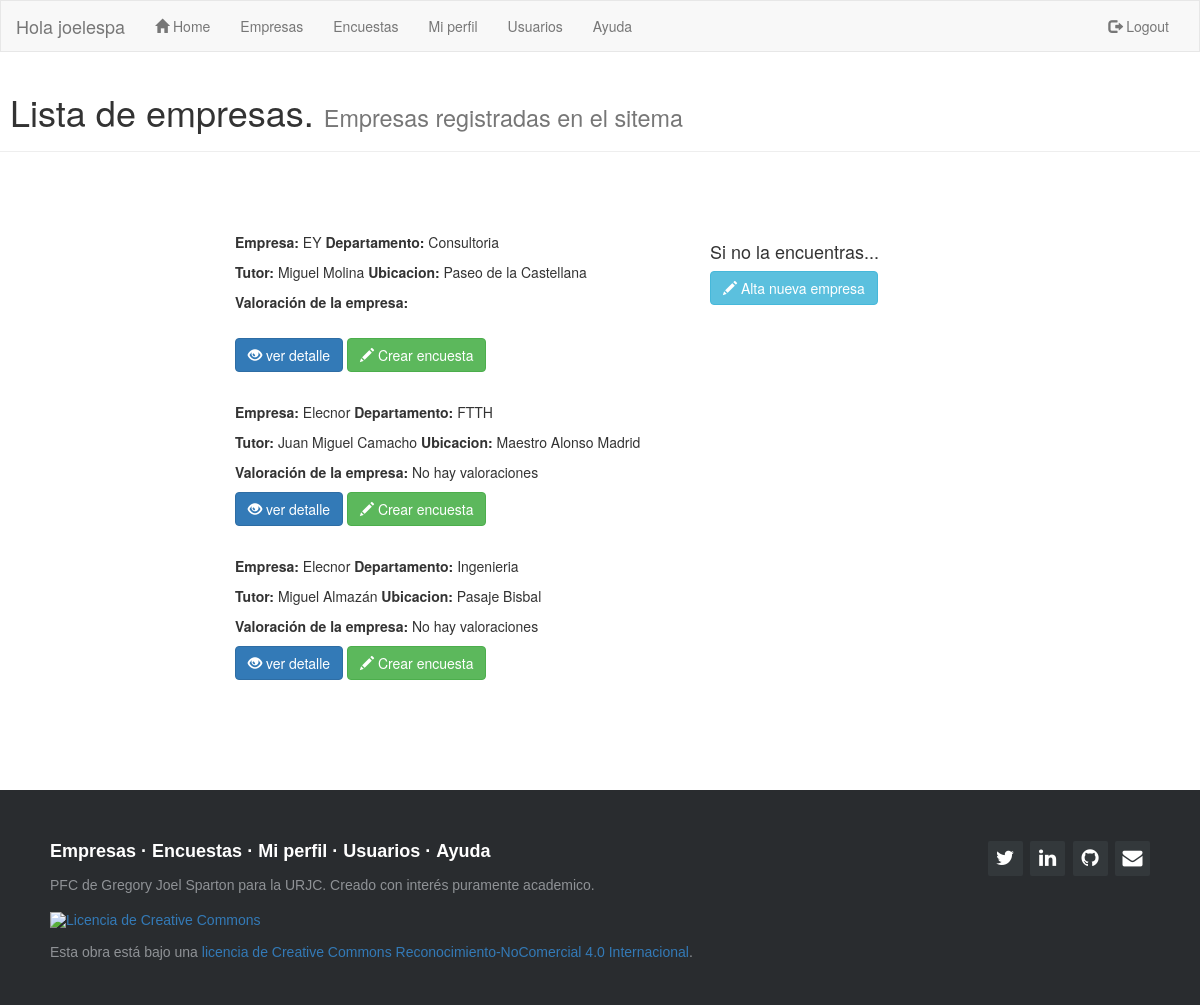
/empresas/ (signed in), run on an earlier commit of the app's database.
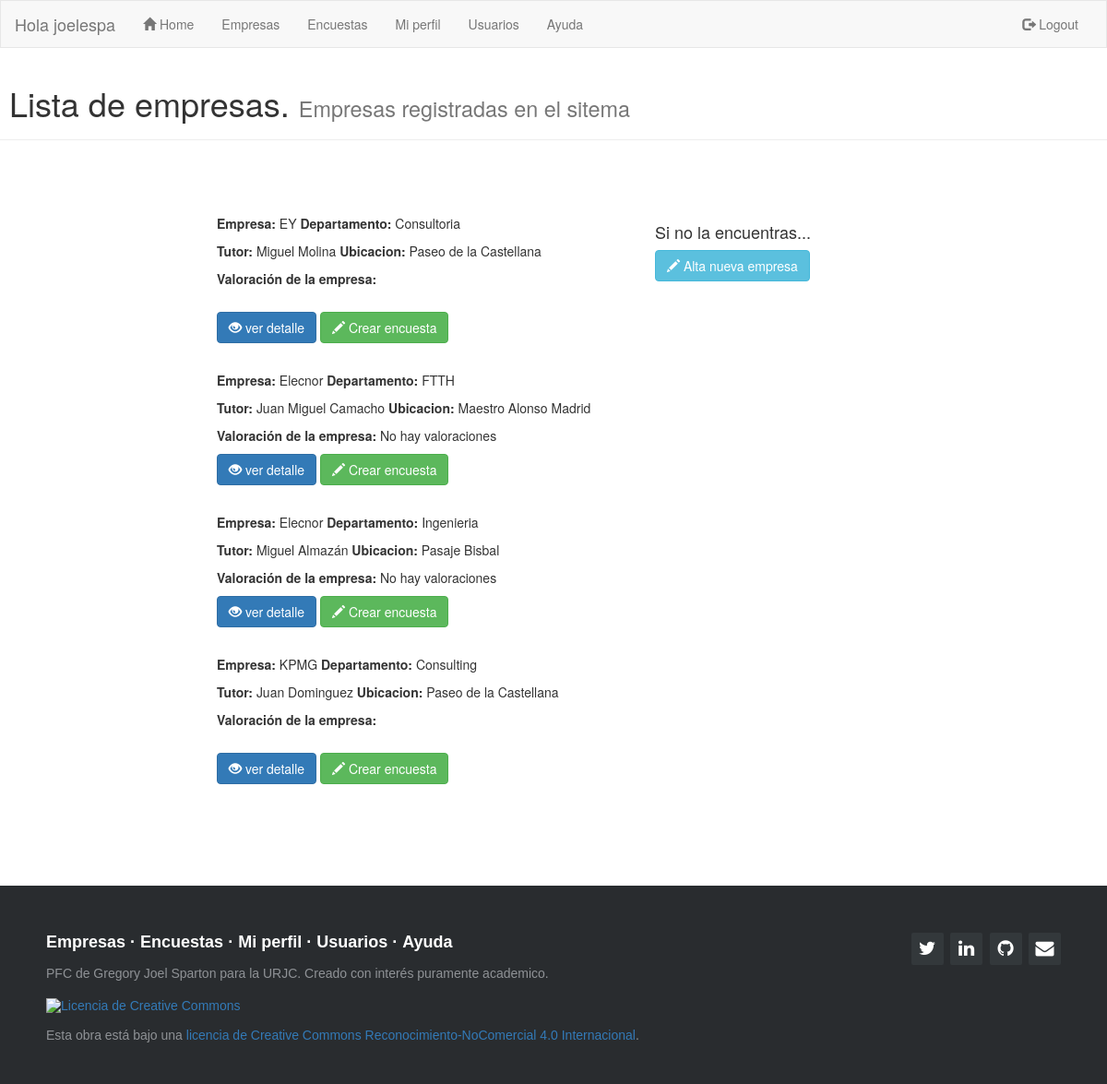
And on a later commit of the database.
### sopa/models.py (models this page shows)
class empresas (models.Model):
    nombre_empresa = models.TextField(max_length=30,null=True,blank=True,default='')
    created_date = models.DateTimeField(default=timezone.now)
    ubicacion = models.TextField(max_length=40,null=True,blank=True,default='')
    tutor = models.TextField(max_length=25,null=True,blank=True,default='')
    departamento = models.TextField(max_length=20,null=True,blank=True,default='')
    valoracion = models.IntegerField(null=True,blank=True,default='0')

### sopa/views.py (the view)
# urls.py: url(r'^empresas/$', views.lista_empresas, name='lista_empresas'),
@login_required
def lista_empresas(request):
    empresa = empresas.objects.all().order_by('nombre_empresa')
    for x in empresa:
        notamedia(x)
    return render(request, 'sopa/lista_empresas.html', {'titulo': 'SOPA lista empresas' ,'empresas' : empresa})

### sopa/templates/sopa/lista_empresas.html
{% extends "sopa/index.html" %}
{% block content %}
<div class="page-header">
  <h1>&nbsp;Lista de empresas. <small>Empresas registradas en el sitema</small>            </h1>
</div>
<div class="container">
    <br />
    <br />
    <br />
 <div class ="col-md-5 col-md-offset-2">
   {% for empresa in empresas %}
    <p><b>Empresa:</b>  {{empresa.nombre_empresa}} <b>Departamento:</b>  {{empresa.departamento}}
    <p><b>Tutor:</b>  {{empresa.tutor}} <b>Ubicacion:</b>  {{empresa.ubicacion}} </p>
    <p><b>Valoración de la empresa:</b>
      {%if empresa.valoracion != 0%} <span class="rating-static rating-{{empresa.valoracion}}0"></span></p>
      {%else%} No hay valoraciones</p>
      {%endif%}
    <p><a href= '/empresas/{{empresa.pk}}' class="btn btn-primary" role="button">
      <span class="glyphicon glyphicon-eye-open" aria-hidden="true"></span>    ver detalle</a></span>
      <a href= "/encuesta/nueva/{{empresa.nombre_empresa}}/{{empresa.departamento}}/{{empresa.tutor}}"  class="btn btn-success" role="button">
        <span class="glyphicon glyphicon-pencil" aria-hidden="true"></span>    Crear encuesta</a></span></p>
    <br>
  {% endfor %}
  </div>
  <div class="col-md-3">
    <h4>Si no la encuentras...</h4>
    <p><a href= '/empresas/new' class="btn btn-info" role="button">
      <span class="glyphicon glyphicon-pencil" aria-hidden="true"></span>    Alta nueva empresa</a></span></p>
  </div>
</div>
{% endblock content %}

What changed in the data, as far as the page shows it:
added empresas: nombre_empresa "KPMG", departamento "Consulting", tutor "Juan Dominguez", ubicacion "Paseo de la Castellana", valoracion 4 (drawn)
